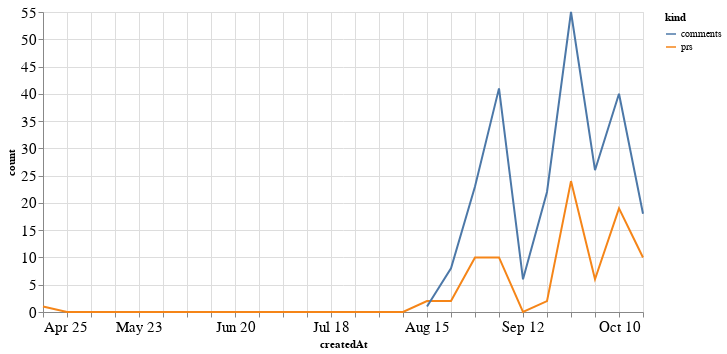

The cell this chart's notebook holds for it:
### Code cell
alt.Chart(total_time, width=600).mark_line().encode(
    x='createdAt',
    y='count',
    color='kind'
)

### Figure 1 — Vega-Lite specification as saved in the notebook (floating-point values rounded to 4 significant figures)
{"config": {"axisLeft": {"labelFontSize": 15}, "axisBottom": {"labelFontSize": 15}}, "data": {"name": "data-bea946b1ea8cea15bf74618afb3a4410"}, "mark": "line", "encoding": {"color": {"type": "nominal", "field": "kind"}, "x": {"type": "temporal", "field": "createdAt"}, "y": {"type": "quantitative", "field": "count"}}, "width": 600, "$schema": "https://vega.github.io/schema/vega-lite/v4.8.1.json", "datasets": {"data-bea946b1ea8cea15bf74618afb3a4410": [{"createdAt": "2021-04-25T00:00:00", "kind": "prs", "count": 1.0}, {"createdAt": "2021-05-02T00:00:00", "kind": "prs", "count": 0.0}, {"createdAt": "2021-05-09T00:00:00", "kind": "prs", "count": 0.0}, {"createdAt": "2021-05-16T00:00:00", "kind": "prs", "count": 0.0}, {"createdAt": "2021-05-23T00:00:00", "kind": "prs", "count": 0.0}, {"createdAt": "2021-05-30T00:00:00", "kind": "prs", "count": 0.0}, {"createdAt": "2021-06-06T00:00:00", "kind": "prs", "count": 0.0}, {"createdAt": "2021-06-13T00:00:00", "kind": "prs", "count": 0.0}, {"createdAt": "2021-06-20T00:00:00", "kind": "prs", "count": 0.0}, {"createdAt": "2021-06-27T00:00:00", "kind": "prs", "count": 0.0}, {"createdAt": "2021-07-04T00:00:00", "kind": "prs", "count": 0.0}, {"createdAt": "2021-07-11T00:00:00", "kind": "prs", "count": 0.0}, {"createdAt": "2021-07-18T00:00:00", "kind": "prs", "count": 0.0}, {"createdAt": "2021-07-25T00:00:00", "kind": "prs", "count": 0.0}, {"createdAt": "2021-08-01T00:00:00", "kind": "prs", "count": 0.0}, {"createdAt": "2021-08-08T00:00:00", "kind": "prs", "count": 0.0}, {"createdAt": "2021-08-15T00:00:00", "kind": "prs", "count": 2.0}, {"createdAt": "2021-08-22T00:00:00", "kind": "prs", "count": 2.0}, {"createdAt": "2021-08-29T00:00:00", "kind": "prs", "count": 10.0}, {"createdAt": "2021-09-05T00:00:00", "kind": "prs", "count": 10.0}, {"createdAt": "2021-09-12T00:00:00", "kind": "prs", "count": 0.0}, {"createdAt": "2021-09-19T00:00:00", "kind": "prs", "count": 2.0}, {"createdAt": "2021-09-26T00:00:00", "kind": "prs", "count": 24.0}, {"createdAt": "2021-10-03T00:00:00", "kind": "prs", "count": 6.0}, {"createdAt": "2021-10-10T00:00:00", "kind": "prs", "count": 19.0}, {"createdAt": "2021-10-17T00:00:00", "kind": "prs", "count": 10.0}, {"createdAt": "2021-04-25T00:00:00", "kind": "comments", "count": null}, {"createdAt": "2021-05-02T00:00:00", "kind": "comments", "count": null}, {"createdAt": "2021-05-09T00:00:00", "kind": "comments", "count": null}, {"createdAt": "2021-05-16T00:00:00", "kind": "comments", "count": null}, {"createdAt": "2021-05-23T00:00:00", "kind": "comments", "count": null}, {"createdAt": "2021-05-30T00:00:00", "kind": "comments", "count": null}, {"createdAt": "2021-06-06T00:00:00", "kind": "comments", "count": null}, {"createdAt": "2021-06-13T00:00:00", "kind": "comments", "count": null}, {"createdAt": "2021-06-20T00:00:00", "kind": "comments", "count": null}, {"createdAt": "2021-06-27T00:00:00", "kind": "comments", "count": null}, {"createdAt": "2021-07-04T00:00:00", "kind": "comments", "count": null}, {"createdAt": "2021-07-11T00:00:00", "kind": "comments", "count": null}, {"createdAt": "2021-07-18T00:00:00", "kind": "comments", "count": null}, {"createdAt": "2021-07-25T00:00:00", "kind": "comments", "count": null}, {"createdAt": "2021-08-01T00:00:00", "kind": "comments", "count": null}, {"createdAt": "2021-08-08T00:00:00", "kind": "comments", "count": null}, {"createdAt": "2021-08-15T00:00:00", "kind": "comments", "count": 1.0}, {"createdAt": "2021-08-22T00:00:00", "kind": "comments", "count": 8.0}, {"createdAt": "2021-08-29T00:00:00", "kind": "comments", "count": 23.0}, {"createdAt": "2021-09-05T00:00:00", "kind": "comments", "count": 41.0}, {"createdAt": "2021-09-12T00:00:00", "kind": "comments", "count": 6.0}, {"createdAt": "2021-09-19T00:00:00", "kind": "comments", "count": 22.0}, {"createdAt": "2021-09-26T00:00:00", "kind": "comments", "count": 55.0}, {"createdAt": "2021-10-03T00:00:00", "kind": "comments", "count": 26.0}, {"createdAt": "2021-10-10T00:00:00", "kind": "comments", "count": 40.0}, {"createdAt": "2021-10-17T00:00:00", "kind": "comments", "count": 18.0}]}}
